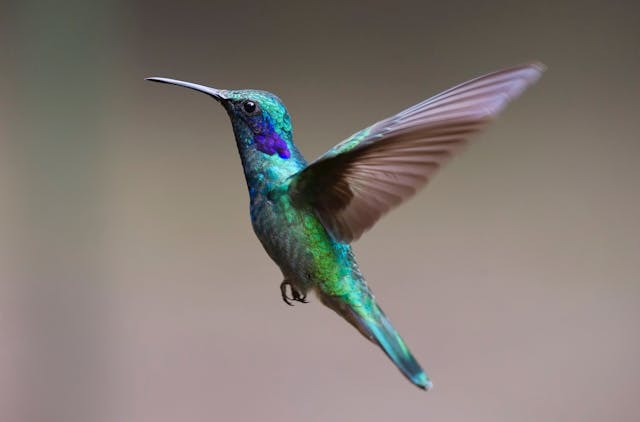
#> input picture laboratorio_8/img.jpg, 640 x 422 px
$ python contornos.py
#> lines starting #> are read from the running program, lines starting #| are printed output that depends on the picture; after the words box and inside, x2 and y2 are one past the last pixel; in counts of white or black regions, pixels touching at a corner belong together
import cv2

# Cargar la imagen
imagen = cv2.imread('img.jpg')
#> imagen is the input picture: shape (422, 640, 3); mean B, G, R 116.3, 121.9, 130.2

# Convertir a escala de grises
imagen_gris = cv2.cvtColor(imagen, cv2.COLOR_BGR2GRAY)
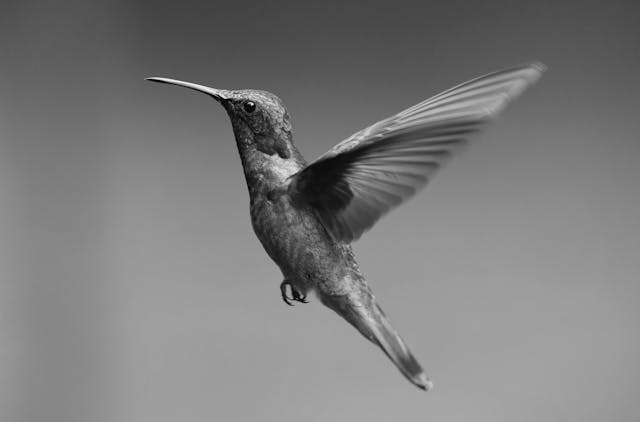
#> imagen_gris: shape (422, 640); min 0, max 246, mean 123.8

# Aplicar umbralización
_, imagen_binaria = cv2.threshold(imagen_gris, 128, 255, cv2.THRESH_BINARY)
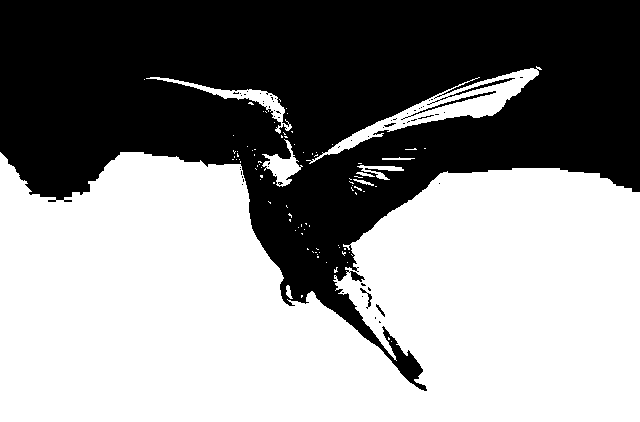
#> imagen_binaria: shape (422, 640); 55.6% white; 60 black regions (54 under 20 px)

# Encontrar contornos
contornos, jerarquia = cv2.findContours(imagen_binaria, cv2.RETR_EXTERNAL, cv2.CHAIN_APPROX_SIMPLE)
#> contornos = 90 contours, 81 with area under 20; largest, box (x1, y1, x2, y2) and area: (0, 152, 640, 422) 142527, (306, 66, 542, 164) 4178, (146, 77, 292, 134) 962, (262, 139, 303, 187) 668, (357, 165, 404, 180) 176; jerarquia = 90 rows, first 6: [1, -1, -1, -1], [2, 0, -1, -1], [3, 1, -1, -1], [4, 2, -1, -1], [5, 3, -1, -1], [6, 4, -1, -1]

# Dibujar contornos en la imagen original
cv2.drawContours(imagen, contornos, -1, (0, 255, 0), 2)  # Dibuja todos los contornos en verde
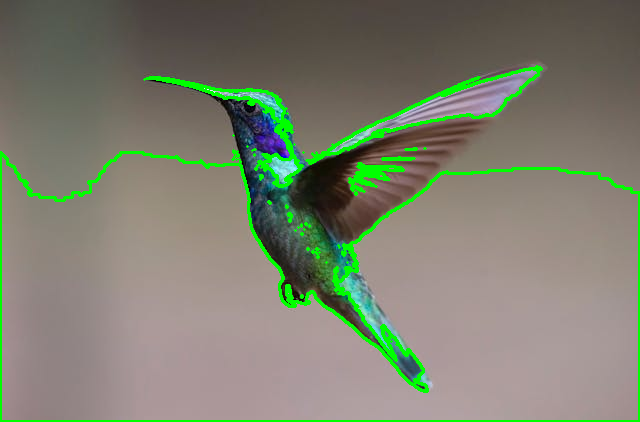
#> imagen: shape (422, 640, 3); 4.62% of pixels changed, all inside (x1, y1, x2, y2) = (0, 65, 640, 422)

# Mostrar la imagen original con contornos
cv2.imshow('Contornos', imagen)
cv2.waitKey(0)
cv2.destroyAllWindows()
